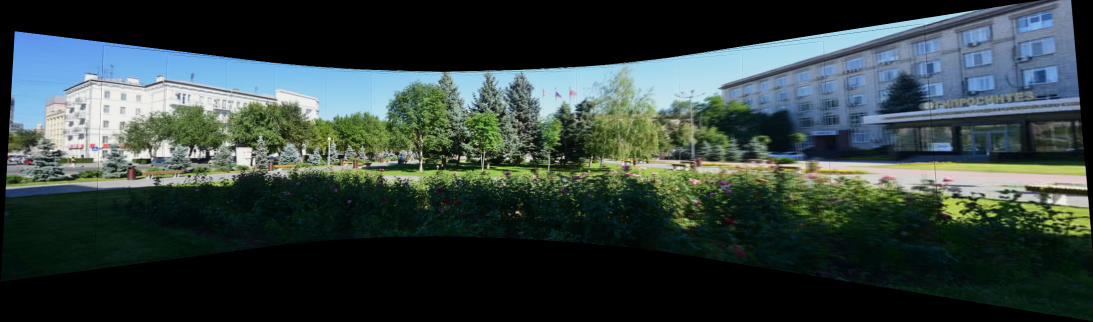
#> input picture images/cv_notebook2.png, 2185 x 643 px, given as the content of the folder ../images/cv_notebook2.png, which was not available (shown at 1/2 size)
$ python -i process.py   (imports and definitions only)   (older library calls are emulated)
#> lines starting #> are read from the running program, lines starting #| are printed output that depends on the picture; pictures that were not available may be replaced by others from this repository, and a replacement may not be noted
import cv2
import numpy as np

from os import listdir as ld
from os.path import join as jp

from scipy.ndimage.filters import gaussian_filter
from skimage import restoration
from skimage import io
from skimage.transform import resize
from skimage import exposure


def adaptive_hist_eq(img):
    res = exposure.equalize_adapthist(img)
    return res


def denoise(img):
    img = np.array(img * 255, dtype=np.uint8)
    res = np.copy(img)
    cv2.fastNlMeansDenoising(img, res, 80, 15, 5)
    return res


def gabor(img):
    if img.max() <= 1:
        img = np.array(img * 255, dtype=np.uint8)
    res = np.zeros(img.shape)
    for sigma in (0.25, 0.5, 1):
        s = sigma
        for theta in range(6):
            th = theta / 6.0 * np.pi
            kernel = cv2.getGaborKernel((int(s * 3), int(s * 3)), s, th, s * 3, 1, 0)
            tmp = cv2.filter2D(255 - img, cv2.CV_32F, kernel)
            res[res < tmp] = tmp[res < tmp]
    res = (res - res.min()) / (res.max() - res.min()) * 255
    res = np.array(255 - res, dtype=np.uint8)
    return res


def process_path(path_input, path_output):
    file_names = ld(path_input)
    num_img_process = len(file_names)
    for i in range(num_img_process):
        file = file_names[i]
        image = io.imread(jp(path_input, file))
        image = adaptive_hist_eq(image)
        image = denoise(image)
        image = adaptive_hist_eq(image)
        image = (image - image.mean()) / (image.max() - image.min()) + 0.5
        new_name = file[:-4] + '.png'
        io.imsave(jp(path_output, new_name), image)

def process_path_2(path_input, path_output):
#> called with path_input = '../images/cv_notebook2.png', path_output = 'out.png'
    file_names = ld(path_input)
    num_img_process = len(file_names)
    for i in range(num_img_process):
        file = file_names[i]
        image = io.imread(jp(path_input, file))
#> image is the input picture: shape (643, 2185, 4); mean R, G, B, A 52.3, 65.6, 62.9, 255
        image = denoise(image)
        image = 255 - image
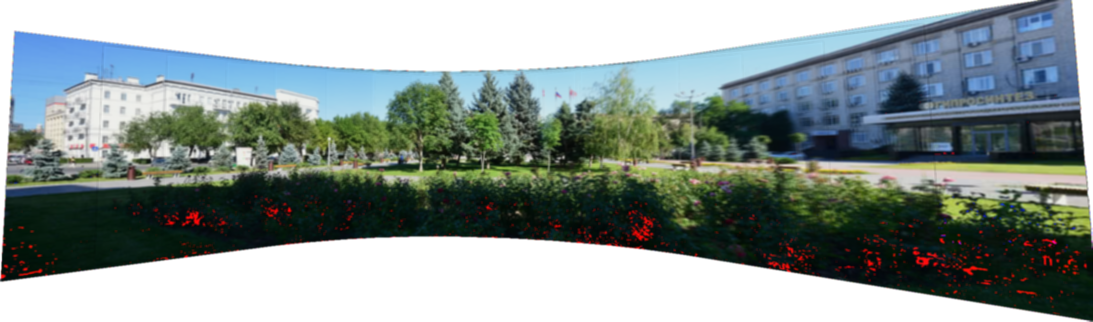
#> image: shape (643, 2185, 4) (shown at 1/2 size); mean of channels 0, 1, 2, 3 138.3, 149.7, 147, 254; transparent parts drawn white
        image = adaptive_hist_eq(image)
#> in adaptive_hist_eq, `res = exposure.equalize_adapthist(img)`:
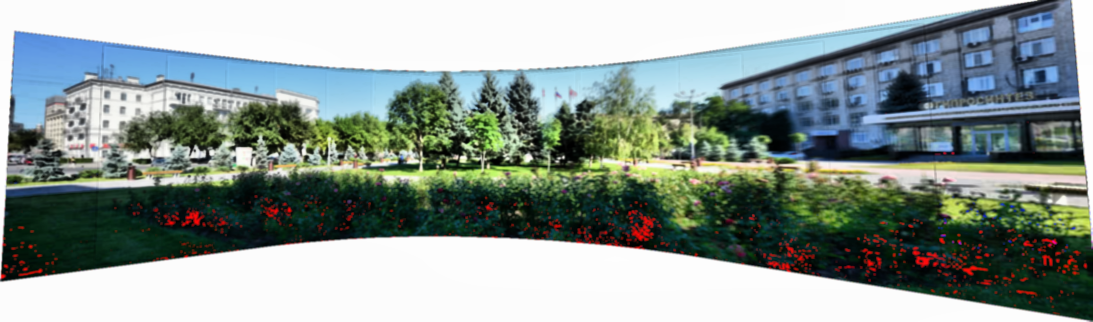
#> res: shape (643, 2185, 3) float64 (shown at 1/2 size); mean of channels 0, 1, 2 0.552, 0.601, 0.584; drawn as R, G, B
        image = gabor(image)
#> after the loop in gabor, `for sigma in (0.25, 0.5, 1):`:
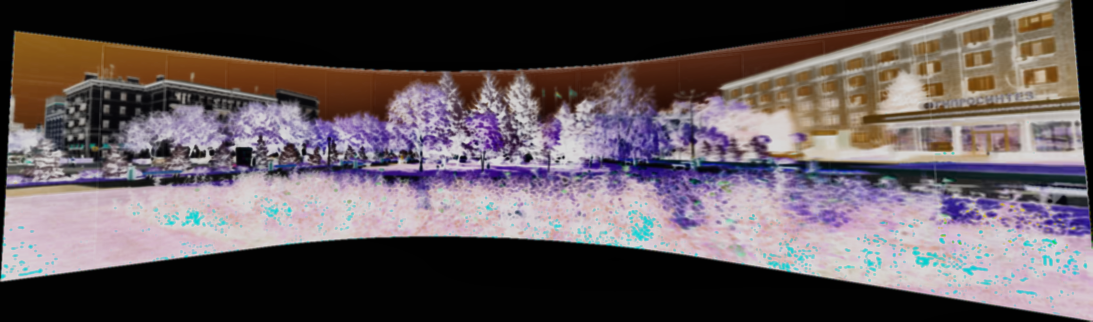
#> res: shape (643, 2185, 3) float64 (shown at 1/2 size); mean of channels 0, 1, 2 132.5, 118.1, 123; drawn with min black and max white
#> in gabor, `res = np.array(255 - res, dtype=np.uint8)`:
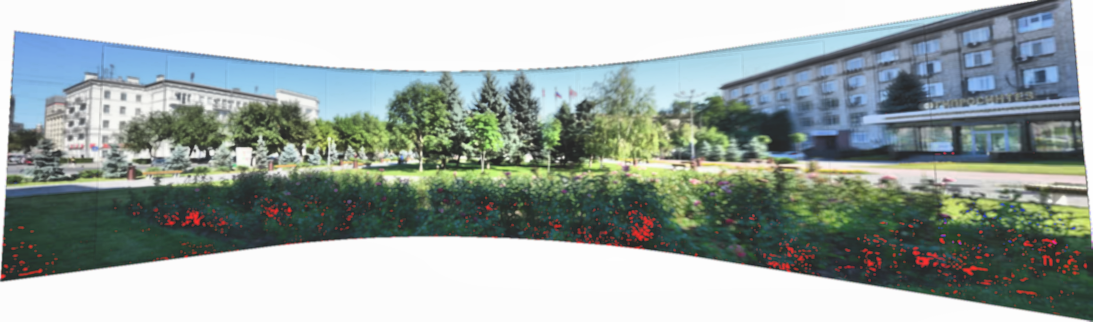
#> res: shape (643, 2185, 3) (shown at 1/2 size); mean of channels 0, 1, 2 155.6, 166.3, 162.7; drawn as R, G, B
        new_name = file[:-4] + 'nlm_clahe_gabor.png'
        io.imsave(jp(path_output, new_name), image)


def equalise_hist(path_input, path_output):
    file_names = ld(path_input)
    num_img_process = len(file_names)
    for i in range(num_img_process):
        file = file_names[i]
        image = io.imread(jp(path_input, file))
        image = image[:, :, 0]
        image = cv2.equalizeHist(image)
        new_name = file[:-4] + '_equalized.png'
        io.imsave(jp(path_output, new_name), image)

>>> result = process_path_2('../images/cv_notebook2.png', 'out.png')
